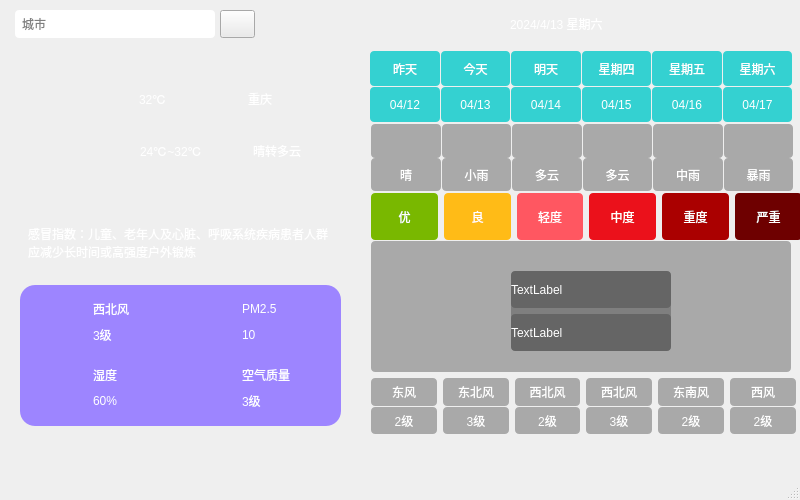
<?xml version="1.0" encoding="UTF-8"?>
<ui version="4.0">
 <class>MainWindow</class>
 <widget class="QMainWindow" name="MainWindow">
  <property name="geometry">
   <rect>
    <x>0</x>
    <y>0</y>
    <width>800</width>
    <height>500</height>
   </rect>
  </property>
  <property name="windowTitle">
   <string>MainWindow</string>
  </property>
  <property name="styleSheet">
   <string notr="true"/>
  </property>
  <widget class="QWidget" name="centralwidget">
   <property name="styleSheet">
    <string notr="true"/>
   </property>
   <widget class="QWidget" name="widget" native="true">
    <property name="geometry">
     <rect>
      <x>0</x>
      <y>0</y>
      <width>801</width>
      <height>500</height>
     </rect>
    </property>
    <property name="styleSheet">
     <string notr="true">QWidget#widget
{
	border-image:url(:/res/background.png);
}

QLabel {
	font: 25 10pt &quot;微软雅黑&quot;;
	border-radius: 4px;
	background-color: rgba(60, 60, 60, 100);
	color: rgb(255, 255, 255);
}
</string>
    </property>
    <widget class="QWidget" name="widget_2" native="true">
     <property name="geometry">
      <rect>
       <x>0</x>
       <y>0</y>
       <width>800</width>
       <height>50</height>
      </rect>
     </property>
     <property name="styleSheet">
      <string notr="true">background-color: rgba(0, 170, 255,0);</string>
     </property>
     <widget class="QLineEdit" name="lb_search">
      <property name="geometry">
       <rect>
        <x>15</x>
        <y>10</y>
        <width>200</width>
        <height>28</height>
       </rect>
      </property>
      <property name="minimumSize">
       <size>
        <width>200</width>
        <height>28</height>
       </size>
      </property>
      <property name="styleSheet">
       <string notr="true">font: 11pt &quot;Microsoft YaHei UI&quot;;
background-color: rgb(255, 255, 255);
border-radius: 4px;
padding: 1px 5px
</string>
      </property>
      <property name="placeholderText">
       <string>城市</string>
      </property>
     </widget>
     <widget class="QLabel" name="lb_search_date">
      <property name="geometry">
       <rect>
        <x>510</x>
        <y>10</y>
        <width>270</width>
        <height>28</height>
       </rect>
      </property>
      <property name="styleSheet">
       <string notr="true">font: 20pt &quot;Arial&quot;;
background-color: rgba(255, 255, 255,0);
</string>
      </property>
      <property name="text">
       <string>2024/4/13 星期六</string>
      </property>
     </widget>
     <widget class="QPushButton" name="bt_search">
      <property name="geometry">
       <rect>
        <x>220</x>
        <y>10</y>
        <width>35</width>
        <height>28</height>
       </rect>
      </property>
      <property name="styleSheet">
       <string notr="true">background-color: #EBEBEB;
</string>
      </property>
      <property name="text">
       <string notr="true"/>
      </property>
      <property name="icon">
       <iconset resource="res.qrc">
        <normaloff>:/res/search.png</normaloff>:/res/search.png</iconset>
      </property>
     </widget>
    </widget>
    <widget class="QWidget" name="widget_3" native="true">
     <property name="geometry">
      <rect>
       <x>10</x>
       <y>60</y>
       <width>340</width>
       <height>120</height>
      </rect>
     </property>
     <property name="styleSheet">
      <string notr="true">background-color: rgba(157, 133, 255, 0);
border-radius: 15px
</string>
     </property>
     <widget class="QLabel" name="lb_icon">
      <property name="geometry">
       <rect>
        <x>11</x>
        <y>11</y>
        <width>110</width>
        <height>110</height>
       </rect>
      </property>
      <property name="text">
       <string/>
      </property>
      <property name="pixmap">
       <pixmap resource="res.qrc">:/res/type/Qing.png</pixmap>
      </property>
      <property name="scaledContents">
       <bool>true</bool>
      </property>
     </widget>
     <widget class="QWidget" name="horizontalLayoutWidget">
      <property name="geometry">
       <rect>
        <x>130</x>
        <y>70</y>
        <width>211</width>
        <height>41</height>
       </rect>
      </property>
      <layout class="QHBoxLayout" name="horizontalLayout">
       <item>
        <widget class="QLabel" name="lb_tempChange">
         <property name="styleSheet">
          <string notr="true">background-color: rgba(255, 255, 255,0);
font: 12pt &quot;微软雅黑&quot;;

</string>
         </property>
         <property name="text">
          <string>24℃~32℃</string>
         </property>
        </widget>
       </item>
       <item>
        <widget class="Line" name="line">
         <property name="styleSheet">
          <string notr="true">color:rab(255,0,0)</string>
         </property>
         <property name="orientation">
          <enum>Qt::Vertical</enum>
         </property>
        </widget>
       </item>
       <item>
        <widget class="QLabel" name="lb_weather">
         <property name="styleSheet">
          <string notr="true">background-color: rgba(255, 255, 255,0);
font: 12pt &quot;微软雅黑&quot;;
</string>
         </property>
         <property name="text">
          <string>晴转多云</string>
         </property>
        </widget>
       </item>
      </layout>
     </widget>
     <widget class="QWidget" name="horizontalLayoutWidget_2">
      <property name="geometry">
       <rect>
        <x>129</x>
        <y>0</y>
        <width>211</width>
        <height>77</height>
       </rect>
      </property>
      <layout class="QHBoxLayout" name="horizontalLayout_3">
       <item>
        <widget class="QLabel" name="lb_temperture">
         <property name="styleSheet">
          <string notr="true">color: rgb(255, 255, 255);
font: 40pt &quot;Arial&quot;;
background-color: rgba(0, 255, 255, 0);
</string>
         </property>
         <property name="text">
          <string>32℃</string>
         </property>
        </widget>
       </item>
       <item>
        <widget class="QLabel" name="lb_city">
         <property name="styleSheet">
          <string notr="true">font: 12pt &quot;Microsoft YaHei UI&quot;;
background-color: rgba(255, 255, 255,0);
</string>
         </property>
         <property name="text">
          <string>重庆</string>
         </property>
        </widget>
       </item>
      </layout>
     </widget>
    </widget>
    <widget class="QWidget" name="widget_4" native="true">
     <property name="geometry">
      <rect>
       <x>10</x>
       <y>190</y>
       <width>340</width>
       <height>240</height>
      </rect>
     </property>
     <widget class="QLabel" name="lb_ganmaoTable">
      <property name="geometry">
       <rect>
        <x>10</x>
        <y>18</y>
        <width>320</width>
        <height>70</height>
       </rect>
      </property>
      <property name="styleSheet">
       <string notr="true">background-color: rgba(60, 60, 60, 0);
padding-left: 5px;
padding-right: 5px;


</string>
      </property>
      <property name="text">
       <string>感冒指数：儿童、老年人及心脏、呼吸系统疾病患者人群应减少长时间或高强度户外锻炼</string>
      </property>
      <property name="wordWrap">
       <bool>true</bool>
      </property>
     </widget>
     <widget class="QWidget" name="widget_5" native="true">
      <property name="geometry">
       <rect>
        <x>10</x>
        <y>95</y>
        <width>321</width>
        <height>141</height>
       </rect>
      </property>
      <property name="styleSheet">
       <string notr="true">QWidget {
    background-color: rgb(157, 133, 255);
	border-radius: 15px;
}

QLabel {
	font: 10pt &quot;微软雅黑&quot;;
	background-color: rgba(255, 255, 255, 0);
}
</string>
      </property>
      <layout class="QGridLayout" name="gridLayout">
       <item row="0" column="0">
        <layout class="QHBoxLayout" name="horizontalLayout_7">
         <item>
          <widget class="QLabel" name="lb_windIcon">
           <property name="minimumSize">
            <size>
             <width>40</width>
             <height>40</height>
            </size>
           </property>
           <property name="maximumSize">
            <size>
             <width>40</width>
             <height>40</height>
            </size>
           </property>
           <property name="text">
            <string/>
           </property>
           <property name="pixmap">
            <pixmap resource="res.qrc">:/res/wind.png</pixmap>
           </property>
           <property name="scaledContents">
            <bool>true</bool>
           </property>
          </widget>
         </item>
         <item>
          <layout class="QVBoxLayout" name="verticalLayout_5">
           <item>
            <widget class="QLabel" name="lb_WinFX">
             <property name="minimumSize">
              <size>
               <width>70</width>
               <height>20</height>
              </size>
             </property>
             <property name="maximumSize">
              <size>
               <width>50</width>
               <height>20</height>
              </size>
             </property>
             <property name="text">
              <string>西北风</string>
             </property>
            </widget>
           </item>
           <item>
            <widget class="QLabel" name="lb_WinFL">
             <property name="minimumSize">
              <size>
               <width>40</width>
               <height>20</height>
              </size>
             </property>
             <property name="maximumSize">
              <size>
               <width>30</width>
               <height>20</height>
              </size>
             </property>
             <property name="text">
              <string>3级</string>
             </property>
            </widget>
           </item>
          </layout>
         </item>
        </layout>
       </item>
       <item row="0" column="1">
        <layout class="QHBoxLayout" name="horizontalLayout_8">
         <item>
          <widget class="QLabel" name="lb_PM25Icon">
           <property name="minimumSize">
            <size>
             <width>40</width>
             <height>40</height>
            </size>
           </property>
           <property name="maximumSize">
            <size>
             <width>40</width>
             <height>40</height>
            </size>
           </property>
           <property name="text">
            <string/>
           </property>
           <property name="pixmap">
            <pixmap resource="res.qrc">:/res/pm25.png</pixmap>
           </property>
           <property name="scaledContents">
            <bool>true</bool>
           </property>
          </widget>
         </item>
         <item>
          <layout class="QVBoxLayout" name="verticalLayout_6">
           <item>
            <widget class="QLabel" name="lb_PM25">
             <property name="minimumSize">
              <size>
               <width>70</width>
               <height>20</height>
              </size>
             </property>
             <property name="maximumSize">
              <size>
               <width>50</width>
               <height>20</height>
              </size>
             </property>
             <property name="text">
              <string>PM2.5</string>
             </property>
            </widget>
           </item>
           <item>
            <widget class="QLabel" name="lb_PM25Value">
             <property name="minimumSize">
              <size>
               <width>40</width>
               <height>20</height>
              </size>
             </property>
             <property name="maximumSize">
              <size>
               <width>30</width>
               <height>20</height>
              </size>
             </property>
             <property name="text">
              <string>10</string>
             </property>
            </widget>
           </item>
          </layout>
         </item>
        </layout>
       </item>
       <item row="1" column="0">
        <layout class="QHBoxLayout" name="horizontalLayout_9">
         <item>
          <widget class="QLabel" name="lb_HumidityIcon">
           <property name="minimumSize">
            <size>
             <width>40</width>
             <height>40</height>
            </size>
           </property>
           <property name="maximumSize">
            <size>
             <width>40</width>
             <height>40</height>
            </size>
           </property>
           <property name="text">
            <string/>
           </property>
           <property name="pixmap">
            <pixmap resource="res.qrc">:/res/humidity.png</pixmap>
           </property>
           <property name="scaledContents">
            <bool>true</bool>
           </property>
          </widget>
         </item>
         <item>
          <layout class="QVBoxLayout" name="verticalLayout_7">
           <item>
            <widget class="QLabel" name="lb_Humidity">
             <property name="minimumSize">
              <size>
               <width>70</width>
               <height>20</height>
              </size>
             </property>
             <property name="maximumSize">
              <size>
               <width>50</width>
               <height>20</height>
              </size>
             </property>
             <property name="text">
              <string>湿度</string>
             </property>
            </widget>
           </item>
           <item>
            <widget class="QLabel" name="lb_HumidityValue">
             <property name="minimumSize">
              <size>
               <width>40</width>
               <height>20</height>
              </size>
             </property>
             <property name="maximumSize">
              <size>
               <width>30</width>
               <height>20</height>
              </size>
             </property>
             <property name="text">
              <string>60%</string>
             </property>
            </widget>
           </item>
          </layout>
         </item>
        </layout>
       </item>
       <item row="1" column="1">
        <layout class="QHBoxLayout" name="horizontalLayout_10">
         <item>
          <widget class="QLabel" name="lb_qualityIcon">
           <property name="minimumSize">
            <size>
             <width>40</width>
             <height>40</height>
            </size>
           </property>
           <property name="maximumSize">
            <size>
             <width>40</width>
             <height>40</height>
            </size>
           </property>
           <property name="text">
            <string/>
           </property>
           <property name="pixmap">
            <pixmap resource="res.qrc">:/res/aqi.png</pixmap>
           </property>
           <property name="scaledContents">
            <bool>true</bool>
           </property>
          </widget>
         </item>
         <item>
          <layout class="QVBoxLayout" name="verticalLayout_8">
           <item>
            <widget class="QLabel" name="lb_quality">
             <property name="minimumSize">
              <size>
               <width>70</width>
               <height>20</height>
              </size>
             </property>
             <property name="maximumSize">
              <size>
               <width>50</width>
               <height>20</height>
              </size>
             </property>
             <property name="text">
              <string>空气质量</string>
             </property>
            </widget>
           </item>
           <item>
            <widget class="QLabel" name="lb_qualityValue">
             <property name="minimumSize">
              <size>
               <width>40</width>
               <height>20</height>
              </size>
             </property>
             <property name="maximumSize">
              <size>
               <width>30</width>
               <height>20</height>
              </size>
             </property>
             <property name="text">
              <string>3级</string>
             </property>
            </widget>
           </item>
          </layout>
         </item>
        </layout>
       </item>
      </layout>
     </widget>
    </widget>
    <widget class="QWidget" name="widget_6" native="true">
     <property name="geometry">
      <rect>
       <x>360</x>
       <y>40</y>
       <width>450</width>
       <height>410</height>
      </rect>
     </property>
     <property name="minimumSize">
      <size>
       <width>450</width>
       <height>410</height>
      </size>
     </property>
     <widget class="QWidget" name="widget_7" native="true">
      <property name="geometry">
       <rect>
        <x>10</x>
        <y>11</y>
        <width>431</width>
        <height>71</height>
       </rect>
      </property>
      <property name="styleSheet">
       <string notr="true">QLabel {
	background-color: rgba(0, 200, 200, 200);
	border-radius: 4px;
}</string>
      </property>
      <layout class="QGridLayout" name="gridLayout_2">
       <property name="leftMargin">
        <number>0</number>
       </property>
       <property name="topMargin">
        <number>0</number>
       </property>
       <property name="rightMargin">
        <number>9</number>
       </property>
       <property name="bottomMargin">
        <number>0</number>
       </property>
       <property name="spacing">
        <number>1</number>
       </property>
       <item row="0" column="0">
        <widget class="QLabel" name="lb_week0">
         <property name="text">
          <string>昨天</string>
         </property>
         <property name="alignment">
          <set>Qt::AlignCenter</set>
         </property>
        </widget>
       </item>
       <item row="0" column="1">
        <widget class="QLabel" name="lb_week1">
         <property name="text">
          <string>今天</string>
         </property>
         <property name="alignment">
          <set>Qt::AlignCenter</set>
         </property>
        </widget>
       </item>
       <item row="0" column="2">
        <widget class="QLabel" name="lb_week2">
         <property name="text">
          <string>明天</string>
         </property>
         <property name="alignment">
          <set>Qt::AlignCenter</set>
         </property>
        </widget>
       </item>
       <item row="0" column="3">
        <widget class="QLabel" name="lb_week3">
         <property name="text">
          <string>星期四</string>
         </property>
         <property name="alignment">
          <set>Qt::AlignCenter</set>
         </property>
        </widget>
       </item>
       <item row="0" column="4">
        <widget class="QLabel" name="lb_week4">
         <property name="text">
          <string>星期五</string>
         </property>
         <property name="alignment">
          <set>Qt::AlignCenter</set>
         </property>
        </widget>
       </item>
       <item row="0" column="5">
        <widget class="QLabel" name="lb_week5">
         <property name="text">
          <string>星期六</string>
         </property>
         <property name="alignment">
          <set>Qt::AlignCenter</set>
         </property>
        </widget>
       </item>
       <item row="1" column="0">
        <widget class="QLabel" name="lb_date0">
         <property name="text">
          <string>04/12</string>
         </property>
         <property name="alignment">
          <set>Qt::AlignCenter</set>
         </property>
        </widget>
       </item>
       <item row="1" column="1">
        <widget class="QLabel" name="lb_date1">
         <property name="text">
          <string>04/13</string>
         </property>
         <property name="alignment">
          <set>Qt::AlignCenter</set>
         </property>
        </widget>
       </item>
       <item row="1" column="2">
        <widget class="QLabel" name="lb_date2">
         <property name="text">
          <string>04/14</string>
         </property>
         <property name="alignment">
          <set>Qt::AlignCenter</set>
         </property>
        </widget>
       </item>
       <item row="1" column="3">
        <widget class="QLabel" name="lb_date3">
         <property name="text">
          <string>04/15</string>
         </property>
         <property name="alignment">
          <set>Qt::AlignCenter</set>
         </property>
        </widget>
       </item>
       <item row="1" column="4">
        <widget class="QLabel" name="lb_date4">
         <property name="text">
          <string>04/16</string>
         </property>
         <property name="alignment">
          <set>Qt::AlignCenter</set>
         </property>
        </widget>
       </item>
       <item row="1" column="5">
        <widget class="QLabel" name="lb_date5">
         <property name="text">
          <string>04/17</string>
         </property>
         <property name="alignment">
          <set>Qt::AlignCenter</set>
         </property>
        </widget>
       </item>
      </layout>
     </widget>
     <widget class="QWidget" name="widget_8" native="true">
      <property name="geometry">
       <rect>
        <x>11</x>
        <y>80</y>
        <width>431</width>
        <height>71</height>
       </rect>
      </property>
      <property name="styleSheet">
       <string notr="true">QLabel {
	background-color: rgba(60, 60, 60, 100);
	border-radius: 4px;
}</string>
      </property>
      <layout class="QGridLayout" name="gridLayout_3">
       <property name="leftMargin">
        <number>0</number>
       </property>
       <property name="topMargin">
        <number>4</number>
       </property>
       <property name="rightMargin">
        <number>9</number>
       </property>
       <property name="bottomMargin">
        <number>0</number>
       </property>
       <property name="horizontalSpacing">
        <number>1</number>
       </property>
       <property name="verticalSpacing">
        <number>0</number>
       </property>
       <item row="0" column="0">
        <widget class="QLabel" name="lb_typeIcon0">
         <property name="text">
          <string/>
         </property>
         <property name="pixmap">
          <pixmap resource="res.qrc">:/res/type/Qing.png</pixmap>
         </property>
         <property name="alignment">
          <set>Qt::AlignCenter</set>
         </property>
        </widget>
       </item>
       <item row="0" column="1">
        <widget class="QLabel" name="lb_typeIcon1">
         <property name="text">
          <string/>
         </property>
         <property name="pixmap">
          <pixmap resource="res.qrc">:/res/type/XiaoYu.png</pixmap>
         </property>
         <property name="alignment">
          <set>Qt::AlignCenter</set>
         </property>
        </widget>
       </item>
       <item row="0" column="2">
        <widget class="QLabel" name="lb_typeIcon2">
         <property name="text">
          <string/>
         </property>
         <property name="pixmap">
          <pixmap resource="res.qrc">:/res/type/DuoYun.png</pixmap>
         </property>
         <property name="alignment">
          <set>Qt::AlignCenter</set>
         </property>
        </widget>
       </item>
       <item row="0" column="3">
        <widget class="QLabel" name="lb_typeIcon3">
         <property name="text">
          <string/>
         </property>
         <property name="pixmap">
          <pixmap resource="res.qrc">:/res/type/DuoYun.png</pixmap>
         </property>
         <property name="alignment">
          <set>Qt::AlignCenter</set>
         </property>
        </widget>
       </item>
       <item row="0" column="4">
        <widget class="QLabel" name="lb_typeIcon4">
         <property name="text">
          <string/>
         </property>
         <property name="pixmap">
          <pixmap resource="res.qrc">:/res/type/ZhongYu.png</pixmap>
         </property>
         <property name="alignment">
          <set>Qt::AlignCenter</set>
         </property>
        </widget>
       </item>
       <item row="0" column="5">
        <widget class="QLabel" name="lb_typeIcon5">
         <property name="text">
          <string/>
         </property>
         <property name="pixmap">
          <pixmap resource="res.qrc">:/res/type/BaoYu.png</pixmap>
         </property>
         <property name="alignment">
          <set>Qt::AlignCenter</set>
         </property>
        </widget>
       </item>
       <item row="1" column="0">
        <widget class="QLabel" name="lb_type0">
         <property name="text">
          <string>晴</string>
         </property>
         <property name="alignment">
          <set>Qt::AlignCenter</set>
         </property>
        </widget>
       </item>
       <item row="1" column="1">
        <widget class="QLabel" name="lb_type1">
         <property name="text">
          <string>小雨</string>
         </property>
         <property name="alignment">
          <set>Qt::AlignCenter</set>
         </property>
        </widget>
       </item>
       <item row="1" column="2">
        <widget class="QLabel" name="lb_type2">
         <property name="text">
          <string>多云</string>
         </property>
         <property name="alignment">
          <set>Qt::AlignCenter</set>
         </property>
        </widget>
       </item>
       <item row="1" column="3">
        <widget class="QLabel" name="lb_type3">
         <property name="text">
          <string>多云</string>
         </property>
         <property name="alignment">
          <set>Qt::AlignCenter</set>
         </property>
        </widget>
       </item>
       <item row="1" column="4">
        <widget class="QLabel" name="lb_type4">
         <property name="text">
          <string>中雨</string>
         </property>
         <property name="alignment">
          <set>Qt::AlignCenter</set>
         </property>
        </widget>
       </item>
       <item row="1" column="5">
        <widget class="QLabel" name="lb_type5">
         <property name="text">
          <string>暴雨</string>
         </property>
         <property name="alignment">
          <set>Qt::AlignCenter</set>
         </property>
        </widget>
       </item>
      </layout>
     </widget>
     <widget class="QWidget" name="widget_9" native="true">
      <property name="geometry">
       <rect>
        <x>11</x>
        <y>148</y>
        <width>431</width>
        <height>61</height>
       </rect>
      </property>
      <layout class="QGridLayout" name="gridLayout_4">
       <property name="leftMargin">
        <number>0</number>
       </property>
       <property name="topMargin">
        <number>5</number>
       </property>
       <property name="bottomMargin">
        <number>17</number>
       </property>
       <item row="0" column="0">
        <widget class="QLabel" name="lb_aqi0">
         <property name="minimumSize">
          <size>
           <width>63</width>
           <height>47</height>
          </size>
         </property>
         <property name="styleSheet">
          <string notr="true">
background-color: rgb(121, 184, 0);
padding:8px;</string>
         </property>
         <property name="text">
          <string>优</string>
         </property>
         <property name="alignment">
          <set>Qt::AlignCenter</set>
         </property>
        </widget>
       </item>
       <item row="0" column="1">
        <widget class="QLabel" name="lb_aqi1">
         <property name="minimumSize">
          <size>
           <width>63</width>
           <height>47</height>
          </size>
         </property>
         <property name="styleSheet">
          <string notr="true">background-color: rgb(255, 187, 23);</string>
         </property>
         <property name="text">
          <string>良</string>
         </property>
         <property name="alignment">
          <set>Qt::AlignCenter</set>
         </property>
        </widget>
       </item>
       <item row="0" column="2">
        <widget class="QLabel" name="lb_aqi2">
         <property name="minimumSize">
          <size>
           <width>63</width>
           <height>47</height>
          </size>
         </property>
         <property name="styleSheet">
          <string notr="true">background-color: rgb(255, 87, 97);</string>
         </property>
         <property name="text">
          <string>轻度</string>
         </property>
         <property name="alignment">
          <set>Qt::AlignCenter</set>
         </property>
        </widget>
       </item>
       <item row="0" column="3">
        <widget class="QLabel" name="lb_aqi3">
         <property name="minimumSize">
          <size>
           <width>63</width>
           <height>47</height>
          </size>
         </property>
         <property name="styleSheet">
          <string notr="true">background-color: rgb(235, 17, 27);</string>
         </property>
         <property name="text">
          <string>中度</string>
         </property>
         <property name="alignment">
          <set>Qt::AlignCenter</set>
         </property>
        </widget>
       </item>
       <item row="0" column="4">
        <widget class="QLabel" name="lb_aqi4">
         <property name="minimumSize">
          <size>
           <width>63</width>
           <height>47</height>
          </size>
         </property>
         <property name="styleSheet">
          <string notr="true">
background-color: rgb(170, 0, 0);</string>
         </property>
         <property name="text">
          <string>重度</string>
         </property>
         <property name="alignment">
          <set>Qt::AlignCenter</set>
         </property>
        </widget>
       </item>
       <item row="0" column="5">
        <widget class="QLabel" name="lb_aqi5">
         <property name="minimumSize">
          <size>
           <width>63</width>
           <height>47</height>
          </size>
         </property>
         <property name="styleSheet">
          <string notr="true">background-color: rgb(110, 0, 0);</string>
         </property>
         <property name="text">
          <string>严重</string>
         </property>
         <property name="alignment">
          <set>Qt::AlignCenter</set>
         </property>
        </widget>
       </item>
      </layout>
     </widget>
     <widget class="QWidget" name="widget_10" native="true">
      <property name="geometry">
       <rect>
        <x>11</x>
        <y>201</y>
        <width>420</width>
        <height>131</height>
       </rect>
      </property>
      <property name="maximumSize">
       <size>
        <width>425</width>
        <height>16777215</height>
       </size>
      </property>
      <property name="styleSheet">
       <string notr="true">background-color: rgba(60, 60, 60, 100);
border-radius: 4px;</string>
      </property>
      <widget class="QWidget" name="verticalLayoutWidget_2">
       <property name="geometry">
        <rect>
         <x>140</x>
         <y>30</y>
         <width>160</width>
         <height>80</height>
        </rect>
       </property>
       <layout class="QVBoxLayout" name="verticalLayout_10">
        <item>
         <widget class="QLabel" name="lb_HightCurve">
          <property name="text">
           <string>TextLabel</string>
          </property>
         </widget>
        </item>
        <item>
         <widget class="QLabel" name="lb_LowCurve">
          <property name="text">
           <string>TextLabel</string>
          </property>
         </widget>
        </item>
       </layout>
      </widget>
     </widget>
     <widget class="QWidget" name="widget_11" native="true">
      <property name="geometry">
       <rect>
        <x>11</x>
        <y>330</y>
        <width>431</width>
        <height>70</height>
       </rect>
      </property>
      <layout class="QGridLayout" name="gridLayout_5">
       <property name="leftMargin">
        <number>0</number>
       </property>
       <property name="topMargin">
        <number>8</number>
       </property>
       <property name="rightMargin">
        <number>6</number>
       </property>
       <property name="bottomMargin">
        <number>6</number>
       </property>
       <property name="horizontalSpacing">
        <number>6</number>
       </property>
       <property name="verticalSpacing">
        <number>1</number>
       </property>
       <item row="0" column="0">
        <widget class="QLabel" name="lb_fx0">
         <property name="text">
          <string>东风</string>
         </property>
         <property name="alignment">
          <set>Qt::AlignCenter</set>
         </property>
        </widget>
       </item>
       <item row="0" column="1">
        <widget class="QLabel" name="lb_fx1">
         <property name="text">
          <string>东北风</string>
         </property>
         <property name="alignment">
          <set>Qt::AlignCenter</set>
         </property>
        </widget>
       </item>
       <item row="0" column="2">
        <widget class="QLabel" name="lb_fx2">
         <property name="text">
          <string>西北风</string>
         </property>
         <property name="alignment">
          <set>Qt::AlignCenter</set>
         </property>
        </widget>
       </item>
       <item row="0" column="3">
        <widget class="QLabel" name="lb_fx3">
         <property name="text">
          <string>西北风</string>
         </property>
         <property name="alignment">
          <set>Qt::AlignCenter</set>
         </property>
        </widget>
       </item>
       <item row="0" column="4">
        <widget class="QLabel" name="lb_fx4">
         <property name="text">
          <string>东南风</string>
         </property>
         <property name="alignment">
          <set>Qt::AlignCenter</set>
         </property>
        </widget>
       </item>
       <item row="0" column="5">
        <widget class="QLabel" name="lb_fx5">
         <property name="text">
          <string>西风</string>
         </property>
         <property name="alignment">
          <set>Qt::AlignCenter</set>
         </property>
        </widget>
       </item>
       <item row="1" column="0">
        <widget class="QLabel" name="lb_fl0">
         <property name="text">
          <string>2级</string>
         </property>
         <property name="alignment">
          <set>Qt::AlignCenter</set>
         </property>
        </widget>
       </item>
       <item row="1" column="1">
        <widget class="QLabel" name="lb_fl1">
         <property name="text">
          <string>3级</string>
         </property>
         <property name="alignment">
          <set>Qt::AlignCenter</set>
         </property>
        </widget>
       </item>
       <item row="1" column="2">
        <widget class="QLabel" name="lb_fl2">
         <property name="text">
          <string>2级</string>
         </property>
         <property name="alignment">
          <set>Qt::AlignCenter</set>
         </property>
        </widget>
       </item>
       <item row="1" column="3">
        <widget class="QLabel" name="lb_fl3">
         <property name="text">
          <string>3级</string>
         </property>
         <property name="alignment">
          <set>Qt::AlignCenter</set>
         </property>
        </widget>
       </item>
       <item row="1" column="4">
        <widget class="QLabel" name="lb_fl4">
         <property name="text">
          <string>2级</string>
         </property>
         <property name="alignment">
          <set>Qt::AlignCenter</set>
         </property>
        </widget>
       </item>
       <item row="1" column="5">
        <widget class="QLabel" name="lb_fl5">
         <property name="text">
          <string>2级</string>
         </property>
         <property name="alignment">
          <set>Qt::AlignCenter</set>
         </property>
        </widget>
       </item>
      </layout>
     </widget>
    </widget>
   </widget>
  </widget>
  <widget class="QMenuBar" name="menubar">
   <property name="geometry">
    <rect>
     <x>0</x>
     <y>0</y>
     <width>800</width>
     <height>26</height>
    </rect>
   </property>
  </widget>
  <widget class="QStatusBar" name="statusbar"/>
 </widget>
 <resources>
  <include location="res.qrc"/>
 </resources>
 <connections/>
</ui>
